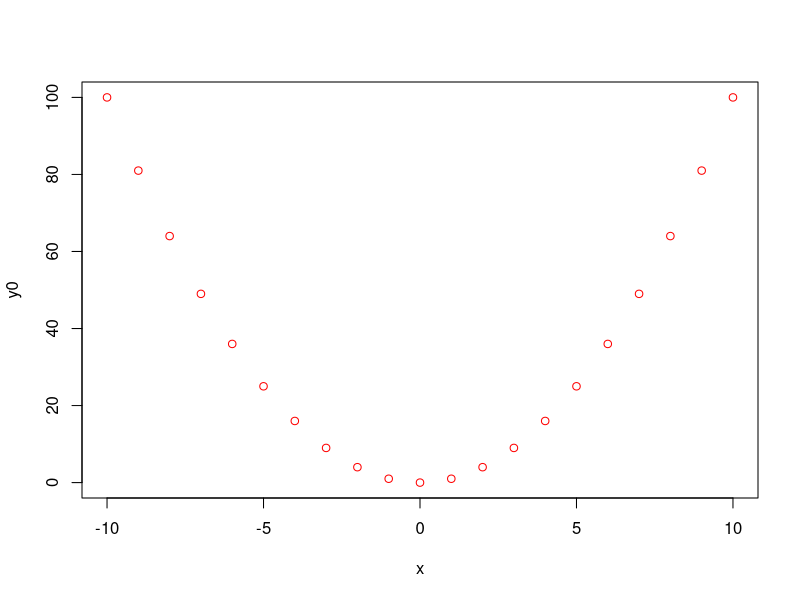
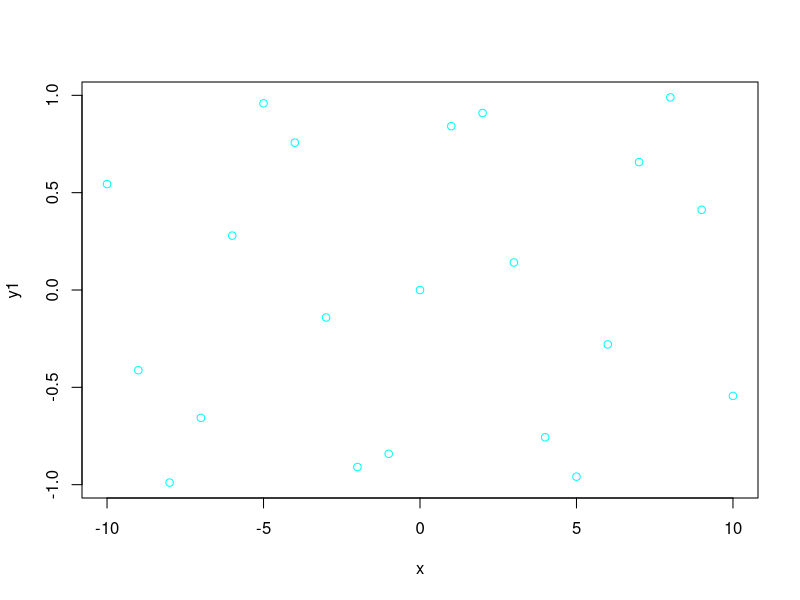

Write R code to recreate these figures, in order.
x=-10:10
y=x^2
outfile='rtest.png'
mycol=rainbow(2)
png(outfile)
plot(x,y,ylab='y0',col=mycol[1],lty=1)
y=sin(x)
plot(x,y,ylab='y1',col=mycol[2],lty=2)
dev.off()
